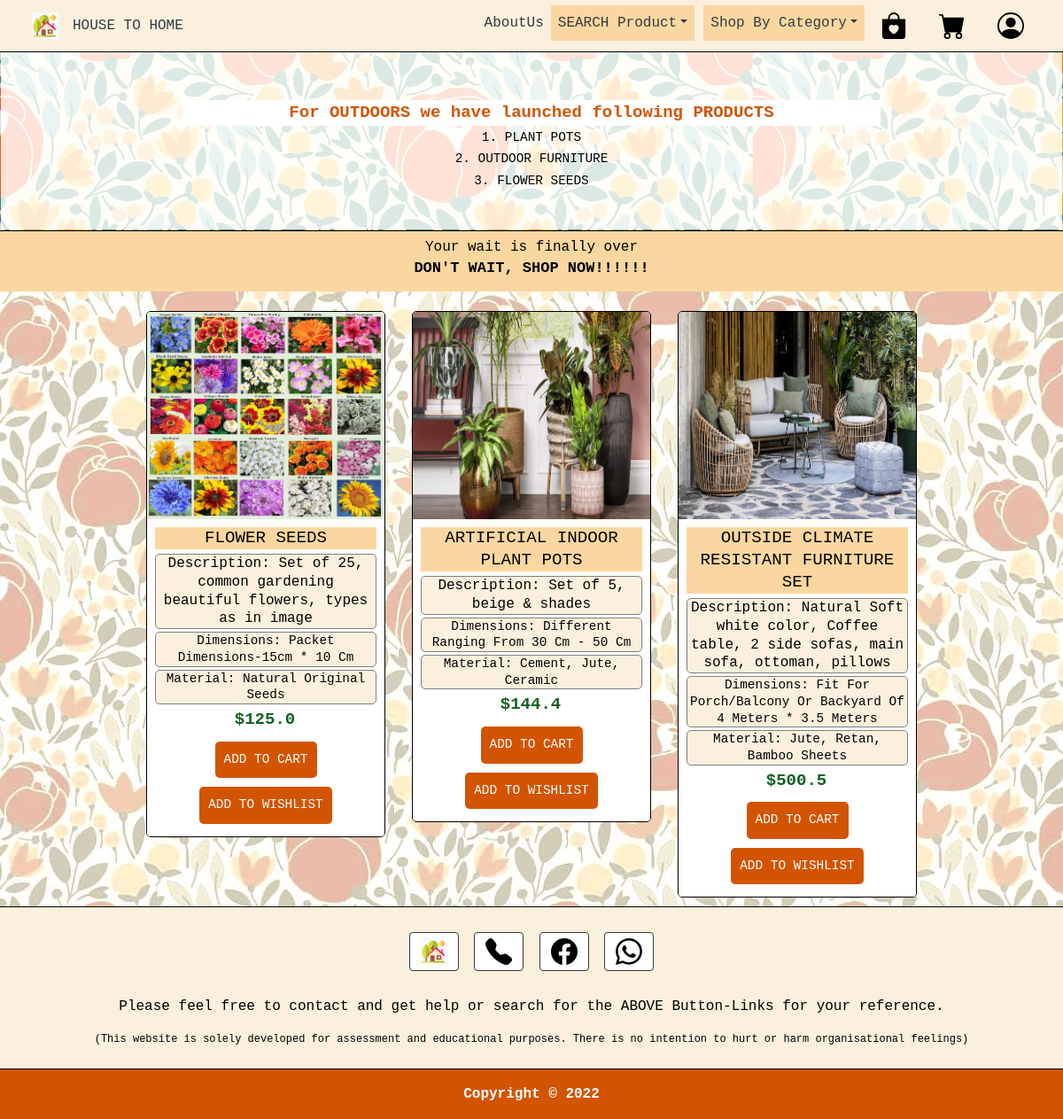
/houseToHome/outdoors/, run on the app's committed database.
### HouseToHomeStore/models.py (models this page shows, shortened)
class Product(db.Model):
    __tablename__ = 'product'
    unique_product_id = db.Column(db.Integer, primary_key=True)
    title = db.Column(db.String(64), unique=True)
    description = db.Column(db.String(500), nullable=False)
    image = db.Column(db.String(60), nullable=False)
    dimension = db.Column(db.String(160), nullable=False)
    material = db.Column(db.String(160), nullable=False)
    category = db.Column(db.String(160), nullable=False)
    price = db.Column(db.Float, nullable=False)
    singleCount = db.Column(db.Integer, default=1, nullable=False)
    shoppingCartcount = db.Column(db.Integer, default=1, nullable=False)
    wishListCount = db.Column(db.Integer, default=1, nullable=False)
    shippingCost = db.Column(db.Float, default=15, nullable=False)

### HouseToHomeStore/views.py (the view)
@bp.route('/houseToHome/outdoors/')
def outdoors():
    outdoorsP = Product.query.filter(Product.category == 'Outdoor')
    return render_template('outDoorsIndex.html', outdoorsP=outdoorsP)

### HouseToHomeStore/templates/outDoorsIndex.html (shortened to what this page needs)
<!DOCTYPE html>
<html lang="en">
<head>
    <link rel="stylesheet" href="https://stackpath.bootstrapcdn.com/bootstrap/4.3.1/css/bootstrap.min.css"
>
    <link rel="stylesheet" href="https://cdn.jsdelivr.net/npm/bootstrap-icons@1.8.2/font/bootstrap-icons.css">
    <link rel="stylesheet" type="text/css" href="{{ url_for('static',filename='Css/styleOutDoors.css') }}" />
</head>
<body>
    <header>
        <nav class="navbar navbar-light fixed-top navbar-expand-lg"
            style="background-color: #FAF0DD; border-bottom: 1px solid black; padding:0px;">
            <div class="container" style="padding: 6px;">
                <a class="navbar-brand-LOGO" href="{{ url_for('main.index') }}">
                    <img src="{{ url_for('static',filename='Images/Logos/Brand.jpeg') }}" width="30" height="30"
                        class="d-inline-block align-top" alt="HOUSE TO HOME">
                </a>
                <div class="navbar-brand-LOGO">
                    <a class="nav-item text-dark nav-link" href="{{ url_for('main.index') }}">HOUSE TO HOME</a>
                </div>
                <div class="collapse navbar-collapse" id="navbarToggler">
                    <div class="navbar-nav ml-auto">
                        <a href="#id02" class="nav-item text-dark nav-link navbar-Login-LOGO" style="margin-left: 0px;">
                            <button-loginClick onclick="document.getElementById('id02').style.display='block'"
                                style="width:auto;">
                                <h>AboutUs</h>
                            </button-loginClick>
                        </a>
                        <div class="dropdown">
                            <a class="nav-item text-dark nav-link dropdown-toggle" data-toggle="dropdown"
                                id="bookDropdown" aria-haspopup="true" aria-expanded="false" href="#"
                                style="margin-right:10px;">SEARCH Product</a>
                        </div>
                        <div class="dropdown">
                            <a class="nav-item text-dark nav-link dropdown-toggle" data-toggle="dropdown"
                                id="bookDropdown" aria-haspopup="true" aria-expanded="false" href="#">Shop By
                                Category</a>
                        </div>
                        <a href="{{ url_for('main.addProductToWishList') }}"
                            class="nav-item text-dark nav-link navbar-Wishlist-LOGO"
                            class="nav-item text-dark nav-link navbar-Wishlist-LOGO" data-toggle="tooltip"
                            data-placement="bottom" title="WISH LIST">
                            <img src="{{ url_for('static',filename='Images/Logos/bag-heart-fill.svg') }}" width="30"
                                height="30" alt="WishList Logo">
                        </a>
                        <a href="{{ url_for('main.placeOrder') }}" class="nav-item text-dark nav-link navbar-Cart-LOGO"
                            class="nav-item text-dark nav-link navbar-Wishlist-LOGO" data-toggle="tooltip"
                            data-placement="bottom" title="SHOPPING CART">
                            <img src="{{ url_for('static',filename='Images/Logos/cart-fill.svg') }}" width="30"
                                height="30" alt="Cart Logo">
                        </a>
                        <a href="#id01" class="nav-item text-dark nav-link navbar-Login-LOGO"
                            class="nav-item text-dark nav-link navbar-Wishlist-LOGO" data-toggle="tooltip"
                            data-placement="bottom" title="LOG IN">
                            <button-loginClick onclick="document.getElementById('id01').style.display='block'"
                                style="width:auto;">
                                <img src="{{ url_for('static',filename='Images/Logos/person-circle.svg') }}"
                                    class="loginImage" width="30" height="30" alt="Login Logo">
                            </button-loginClick>
                        </a>
                    </div>
                </div>
            </div>
        </nav>
    </header>
    <main>
        <div class="jumbotron jumbotron-fluid card card-image">
            <div class="row justify-content-center mt-5 pb-4">
                <div class="col-md-8">
                    <div class="py-4 mb-5">
                        <p class="text-center backgroundImageContent tagLine">For OUTDOORS we have launched following
                            PRODUCTS
                        </p>
                        <p class="text-center backgroundImageContent">1. PLANT POTS</p>
                        <p class="text-center backgroundImageContent">2. OUTDOOR FURNITURE</p>
                        <p class="text-center backgroundImageContent">3. FLOWER SEEDS</p>
                    </div>
                </div>
            </div>
        </div>
        <div class="text-center"
            style="background-color: #FAD7A0; border-top: black 1px solid; padding-top: 6px; padding-bottom: 6px;">
            <h10 style="background-color:#FAD7A0; padding:2px; color:black">Your wait is finally over</h10>
            <h6 style="font-size:17px; font-weight:600; background-color:#FAD7A0; padding:2px; color:black">DON'T WAIT,
                SHOP NOW!!!!!!</h6>
        </div>
        <div class="container-fluid fadeThePicture-here">
            <div class="row justify-content-center">
                {% for products in outdoorsP%}
                <div class="col-md-3 col-sm-6" style="
                    padding-top: 10px;
                    padding-bottom: 10px;">
                    <div class="product-grid4">
                        <div class="product-image4">
                            <img class="pic-1"
                                src="{{url_for('static', filename='Images/'+products.category+'/'+products.image)}}">
                        </div>
                        <div class="product-content">
                            <h3 class="title">{{products.title}}</h3>
                            <h3 class="description">Description: {{products.description}}</h3>
                            <h3 class="dimensions">dimensions: {{products.dimension}}</h3>
                            <h3 class="material">material: {{products.material}}</h3>
                            <div class="price">
                                ${{products.price}}
                            </div>
                            <form action="{{ url_for('main.placeOrder') }}">
                                <input class="add-to-cart" type="submit" value="ADD TO CART">
                            </form>
                            <form action="{{ url_for('main.addProductToWishList') }}">
                                <input class="add-to-cart" type="submit" value="ADD TO WISHLIST">
                            </form>
                        </div>
                    </div>
                </div>
                {% endfor %}
            </div>
        </div>
    </main>
    <footer class="text-center text-dark" style="background-color: #FAF0DD;">
        <div class="container p-4 footer">
            <a class="btn btn-outline-dark btn-floating m-1" href="{{ url_for('main.index') }}" role="button">
                <img src="{{ url_for('static',filename='Images/Logos/Brand.jpeg') }}" width="30" height="30"
                    class="d-inline-block align-top" alt="Home page">
            </a>
            <a class="btn btn-outline-dark btn-floating m-1" href="#!" role="button" data-toggle="tooltip"
                data-placement="bottom" title="CONTACT US ON NUMBER- 99988866">
                <img src="{{ url_for('static',filename='Images/Logos/telephone-fill.svg') }}" width="30" height="30"
                    class="d-inline-block align-top" alt="Contact Us">
            </a>
            <a class="btn btn-outline-dark btn-floating m-1" href="#!" role="button" data-toggle="tooltip"
                data-placement="bottom" title="GO TO OUR FACEBOOK">
                <img src="{{ url_for('static',filename='Images/Logos/facebook.svg') }}" width="30" height="30"
                    class="d-inline-block align-top" alt="Facebook Link">
            </a>
            <a class="btn btn-outline-dark btn-floating m-1" href="#!" role="button" data-toggle="tooltip"
                data-placement="bottom" title="WHATS APP US">
                <img src="{{ url_for('static',filename='Images/Logos/whatsapp.svg') }}" width="30" height="30"
                    class="d-inline-block align-top" alt="Whats App Link">
            </a>
        </div>
        <div class="mb-4 content-for-footer">
            <p style="font-weight: 500;">
                Please feel free to contact and get help or search for the ABOVE Button-Links for your reference.
            </p>
            <p style="font-size: 12px">
                (This website is solely developed for assessment and educational purposes. There is no intention to hurt
                or harm organisational feelings)
            </p>
        </div>
        <div class="text-center p-3">
            Copyright &copy; 2022
        </div>
    </footer>
</body>
</html>

### HouseToHomeStore/static/Css/styleOutDoors.css (style rules this page uses)
.nav-item { font-family: "Courier New", sans-serif; font-weight: 500; }
.dropdown-toggle { background-color: #FAD7A0; }
.navbar-Wishlist-LOGO { margin-left: 10px; margin-right: 10px; }
.navbar-Cart-LOGO { margin-left: 10px; margin-right: 10px; }
.navbar-brand-LOGO { margin-left: none; }
.navbar-Login-LOGO { margin-left: 10px; }
footer { border-top: 1px solid black; }
.content-for-footer p { font-family: "Courier New", sans-serif; color: black; }
.text-center .p-3 { background-color: #D35400; font-family: "Courier New", sans-serif; color: white; font-weight: bold; border-top: 1px solid black; }
.backgroundImageContent { font-family: "Courier New", sans-serif; color: black; font-size: larger; font-weight: 500; }
.btn { background-color: white; font-family: 'Courier New', sans-serif; color: black; }
h6 { position: relative; margin-bottom: 8px; font-family: 'Courier New', sans-serif; }
h10 { position: relative; margin-top: 8px; font-family: 'Courier New', sans-serif; }
.jumbotron { background-image: url(../Images/BackgroundImg/Background.jpeg); padding-top: 6%; padding-bottom: 2%; margin-bottom: 0px; background-attachment: fixed; }
.jumbotron::before { content: ""; background-color: rgba(255, 255, 255, 0.80); top: 0px; right: 0px; bottom: 0px; left: 0px; position: absolute; }
.mb-5, .my-5 { margin-bottom: -2rem !important; font-size: 12px; margin-top: -2rem !important; }
.backgroundImageContent { margin-top: 0; margin-bottom: 0.2rem; }
.tagLine { margin-top: 0; margin-bottom: 0.2rem; font-size: 19px; font-weight: 600; color: #D35400; background-color: white; }
.fadeThePicture-here { background-image: url(../Images/BackgroundImg/BackgroundDim.jpeg); margin: 0px; padding-top: 12px; background-attachment: fixed; background-repeat: repeat; }
.product-grid4, .product-grid4 .product-image4 { position: relative }
.product-grid4 { font-family: "Courier New", sans-serif; text-align: center; border-radius: 5px; overflow: hidden; z-index: 1; border: 1.3px solid black; }
.product-grid4 .product-image4 img { width: 100%; height: auto; display: block; }
.product-grid4 .product-content { padding: 9px; background-color: white; }
.product-grid4 .title { text-transform: capitalize; color: black; font-weight: 500; font-size: 1.2em; line-height: 1.3em; margin-top: 0; margin-bottom: 5px; padding: 0; font-family: 'Courier New', sans-serif; background-color: #FAD7A0; }
.product-grid4 .description { color: black; font-size: 1em; line-height: 1.3em; margin-top: 0; margin-bottom: 3px; padding: 0; font-family: 'Courier New', sans-serif; background-color: #FAF0DD; border: 0.5px solid grey; border-radius: 5px; }
.product-grid4 .dimensions { text-transform: capitalize; color: black; font-size: 0.9em; line-height: 1.3em; margin-top: 0; margin-bottom: 3px; padding: 0; background-color: #FAF0DD; font-family: 'Courier New', sans-serif; border: 0.5px solid grey; border-radius: 5px; }
.product-grid4 .material { text-transform: capitalize; color: black; font-size: 0.9em; line-height: 1.3em; margin-top: 0; margin-bottom: 3px; padding: 0; background-color: #FAF0DD; font-family: 'Courier New', sans-serif; border: 0.5px solid grey; border-radius: 5px; }
.product-grid4 .price { color: #116021; font-size: 19px; font-weight: 700; margin: 0 2px 5px 0; display: block }
.product-grid4 .add-to-cart { min-height: 40px; border-radius: 5px; display: inline-block; background: #D35400; border: #D35400; color: white; font-family: 'Courier New', sans-serif; padding: 10px; margin: 5px; font-size: .90rem; }
body { font-family: 'Courier New', sans-serif; }
.container { padding: 16px; }

### data on the page
Product: category+image (picture), title "FLOWER SEEDS", description "Set of 25, common gardening beautiful flowers, types as in image", dimension "Packet Dimensions-15cm * 10 Cm", material "Natural Original Seeds", price "125.0"
Product: category+image (picture), title "ARTIFICIAL INDOOR PLANT POTS", description "Set of 5, beige & shades", dimension "Different Ranging From 30 Cm - 50 Cm", material "Cement, Jute, Ceramic", price "144.4"
Product: category+image (picture), title "OUTSIDE CLIMATE RESISTANT FURNITURE SET", description "Natural Soft white color, Coffee table, 2 side sofas, main sofa, ottoman, pillows", dimension "Fit For Porch/Balcony Or Backyard Of 4 Meters * 3.5 Meters", material "Jute, Retan, Bamboo Sheets", price "500.5"
